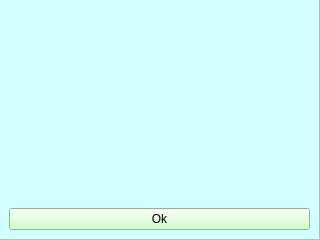
<?xml version="1.0" encoding="UTF-8"?>
<ui version="4.0">
 <class>MainWindow</class>
 <widget class="QMainWindow" name="MainWindow">
  <property name="geometry">
   <rect>
    <x>0</x>
    <y>0</y>
    <width>320</width>
    <height>240</height>
   </rect>
  </property>
  <property name="windowTitle">
   <string>MainWindow</string>
  </property>
  <widget class="QWidget" name="centralwidget">
   <widget class="QFrame" name="frame">
    <property name="geometry">
     <rect>
      <x>-1</x>
      <y>-1</y>
      <width>321</width>
      <height>241</height>
     </rect>
    </property>
    <property name="minimumSize">
     <size>
      <width>321</width>
      <height>241</height>
     </size>
    </property>
    <property name="maximumSize">
     <size>
      <width>321</width>
      <height>241</height>
     </size>
    </property>
    <property name="styleSheet">
     <string notr="true">background-color: rgb(210, 255, 254);</string>
    </property>
    <property name="frameShape">
     <enum>QFrame::StyledPanel</enum>
    </property>
    <property name="frameShadow">
     <enum>QFrame::Raised</enum>
    </property>
    <layout class="QGridLayout" name="gridLayout">
     <item row="0" column="0">
      <spacer name="verticalSpacer">
       <property name="orientation">
        <enum>Qt::Vertical</enum>
       </property>
       <property name="sizeHint" stdset="0">
        <size>
         <width>20</width>
         <height>189</height>
        </size>
       </property>
      </spacer>
     </item>
     <item row="1" column="0">
      <widget class="QPushButton" name="pushButton">
       <property name="styleSheet">
        <string notr="true">background-color: rgb(194, 255, 185);</string>
       </property>
       <property name="text">
        <string>Ok</string>
       </property>
      </widget>
     </item>
    </layout>
   </widget>
  </widget>
 </widget>
 <resources/>
 <connections/>
</ui>
